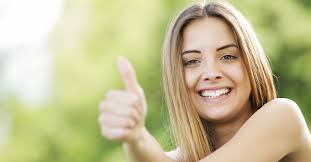
#> input picture images/smile.jpg, 311 x 162 px
$ python haarcascade.py
#> lines starting #> are read from the running program, lines starting #| are printed output that depends on the picture; after the words box and inside, x2 and y2 are one past the last pixel; in counts of white or black regions, pixels touching at a corner belong together
# -*- coding: utf-8 -*-
"""
Author - Kanak Kawadiwale on Thu Nov  5 20:03:43 2020

@author: ag
"""

import cv2

#Import the cascade file for Frontface detection
face_cascade = cv2.CascadeClassifier('images/haarcascade_frontalface_default.xml')

#Import the cascade file for Eye detection
eye_cascade = cv2.CascadeClassifier('images/haarcascade_eye.xml')


img = cv2.imread('images/smile.jpg')
#> img is the input picture: shape (162, 311, 3); mean B, G, R 147.1, 190.8, 196

#Preprocessing and converting the orgiginal image to grayscale image
gray = cv2.cvtColor(img, cv2.COLOR_BGR2GRAY)
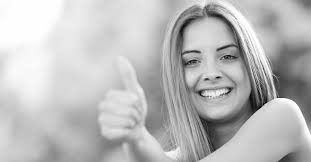
#> gray: shape (162, 311); min 4, max 255, mean 187.4


#Parameters - Image Source, ScaleFactor, minNeighbours
faces = face_cascade.detectMultiScale(gray, 1.3, 5)
#> faces = [[169, 26, 84, 84]]

for (x,y,w,h) in faces:

    img = cv2.rectangle(img,(x,y),(x+w,y+h),(0,90,178),2)

    roi_gray = gray[y:y+h, x:x+w]

    roi_color = img[y:y+h, x:x+w]

    eyes = eye_cascade.detectMultiScale(roi_gray)

    for (ex,ey,ew,eh) in eyes:

        cv2.rectangle(roi_color,(ex,ey),(ex+ew,ey+eh),(255,0,0),2)
#> this loop made 1 pass
#> (x, y, w, h, eyes) on pass 1: (169, 26, 84, 84, [[47, 21, 21, 21], [10, 23, 24, 24]])
#> pass 1, `img = cv2.rectangle(img,(x,y),(x+w,y+h),(0,90,178),2)`:
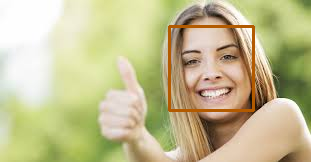
#> img: shape (162, 311, 3); 1.99% of pixels changed, all inside (x1, y1, x2, y2) = (168, 25, 255, 112)
#> pass 1, `roi_gray = gray[y:y+h, x:x+w]`:
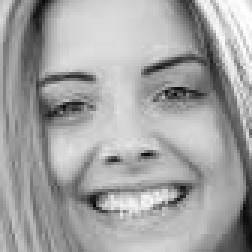
#> roi_gray: shape (84, 84) (shown 3 times larger); min 6, max 254, mean 163.5
#> pass 1, `roi_color = img[y:y+h, x:x+w]`:
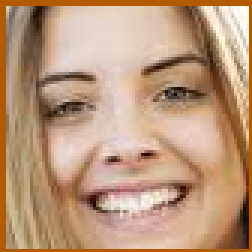
#> roi_color: shape (84, 84, 3) (shown 3 times larger); mean B, G, R 122.2, 151.9, 188
#> after the loop:
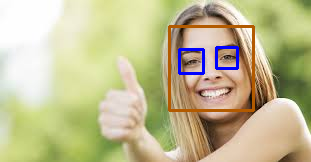
#> img: shape (162, 311, 3); 1.06% of pixels changed, all inside (x1, y1, x2, y2) = (178, 46, 239, 75)
#> after the loop:
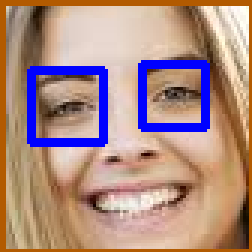
#> roi_color: shape (84, 84, 3) (shown 3 times larger); 7.54% of pixels changed, all inside (x1, y1, x2, y2) = (9, 20, 70, 49)

cv2.imshow('img',img)
cv2.waitKey(0)
cv2.destroyAllWindows()
